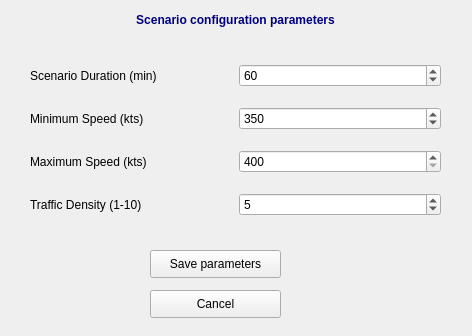
<?xml version="1.0" encoding="UTF-8"?>
<ui version="4.0">
 <class>ScenarioConfigurator</class>
 <widget class="QWidget" name="ScenarioConfigurator">
  <property name="geometry">
   <rect>
    <x>0</x>
    <y>0</y>
    <width>472</width>
    <height>336</height>
   </rect>
  </property>
  <property name="windowTitle">
   <string>Configuration</string>
  </property>
  <property name="windowIcon">
   <iconset resource="quitIcon.qrc">
    <normaloff>:/img/settings.png</normaloff>:/img/settings.png</iconset>
  </property>
  <widget class="QPushButton" name="submitButton">
   <property name="geometry">
    <rect>
     <x>150</x>
     <y>250</y>
     <width>131</width>
     <height>28</height>
    </rect>
   </property>
   <property name="text">
    <string>Save parameters</string>
   </property>
  </widget>
  <widget class="QPushButton" name="cancelButton">
   <property name="geometry">
    <rect>
     <x>150</x>
     <y>290</y>
     <width>131</width>
     <height>28</height>
    </rect>
   </property>
   <property name="text">
    <string>Cancel</string>
   </property>
  </widget>
  <widget class="QWidget" name="verticalLayoutWidget">
   <property name="geometry">
    <rect>
     <x>30</x>
     <y>50</y>
     <width>411</width>
     <height>181</height>
    </rect>
   </property>
   <layout class="QVBoxLayout" name="verticalLayout">
    <item>
     <layout class="QHBoxLayout" name="horizontalLayout_3">
      <item>
       <widget class="QLabel" name="label">
        <property name="text">
         <string>Scenario Duration (min)</string>
        </property>
       </widget>
      </item>
      <item>
       <widget class="QSpinBox" name="duration">
        <property name="minimum">
         <number>30</number>
        </property>
        <property name="maximum">
         <number>90</number>
        </property>
        <property name="value">
         <number>60</number>
        </property>
       </widget>
      </item>
     </layout>
    </item>
    <item>
     <layout class="QHBoxLayout" name="horizontalLayout_4">
      <item>
       <widget class="QLabel" name="label_2">
        <property name="text">
         <string>Minimum Speed (kts)</string>
        </property>
       </widget>
      </item>
      <item>
       <widget class="QSpinBox" name="minSpeed">
        <property name="minimum">
         <number>250</number>
        </property>
        <property name="maximum">
         <number>400</number>
        </property>
        <property name="value">
         <number>350</number>
        </property>
       </widget>
      </item>
     </layout>
    </item>
    <item>
     <layout class="QHBoxLayout" name="horizontalLayout">
      <item>
       <widget class="QLabel" name="label_3">
        <property name="text">
         <string>Maximum Speed (kts)</string>
        </property>
       </widget>
      </item>
      <item>
       <widget class="QSpinBox" name="maxSpeed">
        <property name="minimum">
         <number>400</number>
        </property>
        <property name="maximum">
         <number>550</number>
        </property>
       </widget>
      </item>
     </layout>
    </item>
    <item>
     <layout class="QHBoxLayout" name="horizontalLayout_6">
      <item>
       <widget class="QLabel" name="label_6">
        <property name="text">
         <string>Traffic Density (1-10)</string>
        </property>
       </widget>
      </item>
      <item>
       <widget class="QSpinBox" name="density">
        <property name="minimum">
         <number>1</number>
        </property>
        <property name="maximum">
         <number>10</number>
        </property>
        <property name="value">
         <number>5</number>
        </property>
       </widget>
      </item>
     </layout>
    </item>
   </layout>
  </widget>
  <widget class="QLabel" name="label_7">
   <property name="geometry">
    <rect>
     <x>30</x>
     <y>10</y>
     <width>411</width>
     <height>20</height>
    </rect>
   </property>
   <property name="palette">
    <palette>
     <active>
      <colorrole role="WindowText">
       <brush brushstyle="SolidPattern">
        <color alpha="255">
         <red>0</red>
         <green>0</green>
         <blue>127</blue>
        </color>
       </brush>
      </colorrole>
      <colorrole role="Text">
       <brush brushstyle="SolidPattern">
        <color alpha="255">
         <red>255</red>
         <green>0</green>
         <blue>0</blue>
        </color>
       </brush>
      </colorrole>
      <colorrole role="PlaceholderText">
       <brush brushstyle="SolidPattern">
        <color alpha="128">
         <red>255</red>
         <green>0</green>
         <blue>0</blue>
        </color>
       </brush>
      </colorrole>
     </active>
     <inactive>
      <colorrole role="WindowText">
       <brush brushstyle="SolidPattern">
        <color alpha="255">
         <red>0</red>
         <green>0</green>
         <blue>127</blue>
        </color>
       </brush>
      </colorrole>
      <colorrole role="Text">
       <brush brushstyle="SolidPattern">
        <color alpha="255">
         <red>255</red>
         <green>0</green>
         <blue>0</blue>
        </color>
       </brush>
      </colorrole>
      <colorrole role="PlaceholderText">
       <brush brushstyle="SolidPattern">
        <color alpha="128">
         <red>255</red>
         <green>0</green>
         <blue>0</blue>
        </color>
       </brush>
      </colorrole>
     </inactive>
     <disabled>
      <colorrole role="WindowText">
       <brush brushstyle="SolidPattern">
        <color alpha="255">
         <red>120</red>
         <green>120</green>
         <blue>120</blue>
        </color>
       </brush>
      </colorrole>
      <colorrole role="Text">
       <brush brushstyle="SolidPattern">
        <color alpha="255">
         <red>120</red>
         <green>120</green>
         <blue>120</blue>
        </color>
       </brush>
      </colorrole>
      <colorrole role="PlaceholderText">
       <brush brushstyle="SolidPattern">
        <color alpha="128">
         <red>0</red>
         <green>0</green>
         <blue>0</blue>
        </color>
       </brush>
      </colorrole>
     </disabled>
    </palette>
   </property>
   <property name="font">
    <font>
     <pointsize>9</pointsize>
     <weight>75</weight>
     <italic>false</italic>
     <bold>true</bold>
     <underline>false</underline>
    </font>
   </property>
   <property name="text">
    <string>Scenario configuration parameters</string>
   </property>
   <property name="alignment">
    <set>Qt::AlignCenter</set>
   </property>
  </widget>
 </widget>
 <resources>
  <include location="quitIcon.qrc"/>
 </resources>
 <connections/>
</ui>
